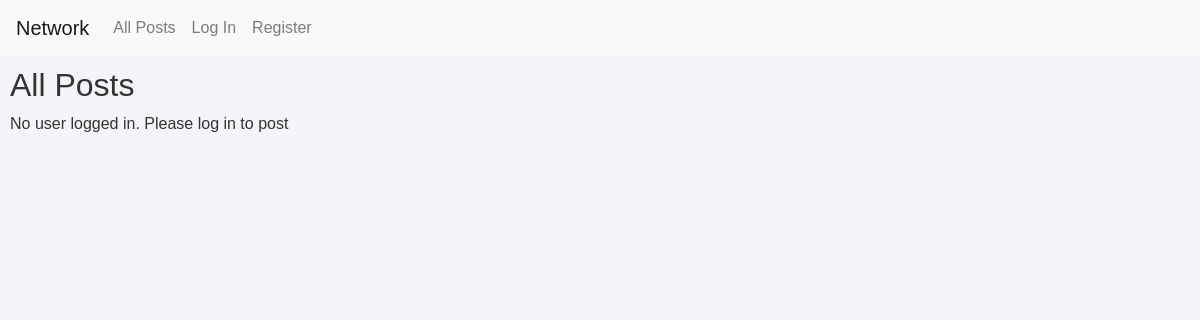
The app's page /, older data.
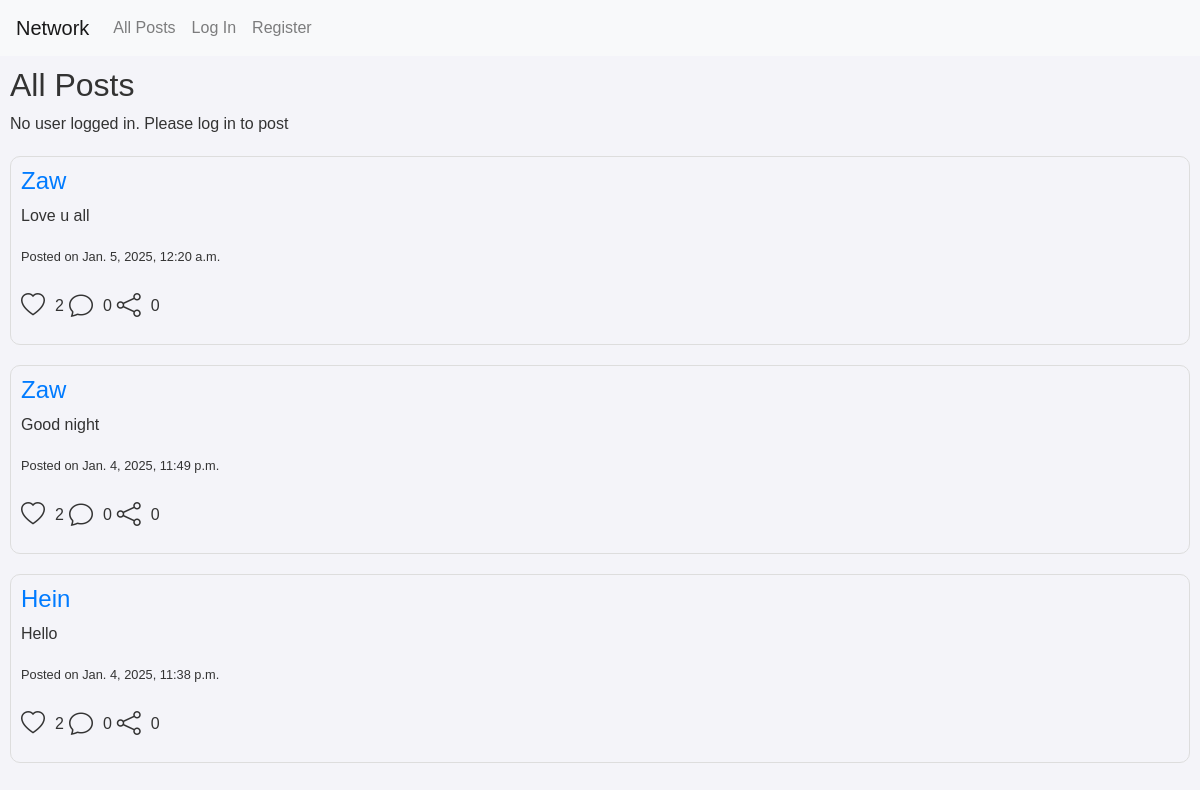
The same page, newer data.
### network/models.py (models this page shows)
class Post(models.Model):
    userid = models.ForeignKey(User,on_delete=models.CASCADE)
    post = models.CharField(max_length=255)
    created_at = models.DateTimeField(auto_now_add=True)
    updated_at = models.DateTimeField(auto_now=True)
    like_count = models.IntegerField(default=0)
    like = models.ManyToManyField(User,related_name="liked",blank=True)
    comment_count = models.IntegerField(default=0)
    comments =models.ManyToManyField(Comment,related_name="post",blank=True)
    shares = models.IntegerField(default=0)

class User(AbstractUser):
    pass

### network/views.py (the view)
# urls.py: path("", views.index, name="index"),
def index(request):
    if request.method == "POST":
        post = request.POST["post"]
        user = request.user
        post = Post(userid=user,post=post)
        post.save()
        return HttpResponseRedirect(reverse("index"))
    else:
        user=request.user
        if request.user.is_anonymous:
            user = None
        posts = Post.objects.prefetch_related(
            Prefetch('comments', queryset=Comment.objects.order_by('-created_at'))
        ).order_by('-created_at')
        paginator  = Paginator(posts,10)
        page_number = request.GET.get('page',1)
        print(page_number,1)
        page_obj = paginator.get_page(page_number)
        print(page_obj)
        for i in page_obj:
            print(i.like.all())
        return render(request, "network/index.html",{
            "posts":page_obj,
            "user":user
        })

### network/templates/network/index.html (shortened to what this page needs)
{% extends "network/layout.html" %}
{% block body %}
    <h2>All Posts</h2>
    {% if user %}
    <form method="post">
        {% csrf_token %}
        <div class="form-group">
          <label for="exampleFormControlTextarea1">New Post</label>
          <textarea class="form-control" name="post" rows="3"class ="textbox"></textarea>
          <button type="submit" class="btn btn-primary">Submit</button>
        </div>
      </form>
    {% else %}
    <p>No user logged in. Please log in to post</p>
    {% endif %}
      {% for post in posts %}
    <div class="post" data-id ="{{ post.id }}">
      <div class="content">
        <h4><a href="{% url 'profile' username=post.userid %}">{{ post.userid }}</a></h4>
        <p>{{ post.post }}</p>
        <small>Posted on {{ post.created_at }}</small>
      </div>
      <div class="actions">
        {% if user in post.like.all %}
        <i class="bi bi-heart like-button liked" data-id="{{ post.id }}"></i>
        {% else %}
          <i class="bi bi-heart like-button" data-id="{{ post.id }}"></i>
        {% endif %}
        </i><span class="like-count count">{{ post.like_count  }}</span>
        <i class="bi bi-chat"></i><span class="comment-count count">{{post.comment_count }}</span>
        <i class="bi bi-share"></i><span class="share-count count">{{ post.shares }}</span>
      </div>
    </div>
    {% endfor %}
{% endblock %}

Row changes from the older to the newer data that the page shows:
added Post: userid "Zaw", post "Love u all", created_at "Jan. 5, 2025, 12:20 a.m.", like_count "2", comment_count "0", shares "0"
added Post: userid "Zaw", post "Good night", created_at "Jan. 4, 2025, 11:49 p.m.", like_count "2", comment_count "0", shares "0"
added Post: userid "Hein", post "Hello", created_at "Jan. 4, 2025, 11:38 p.m.", like_count "2", comment_count "0", shares "0"
